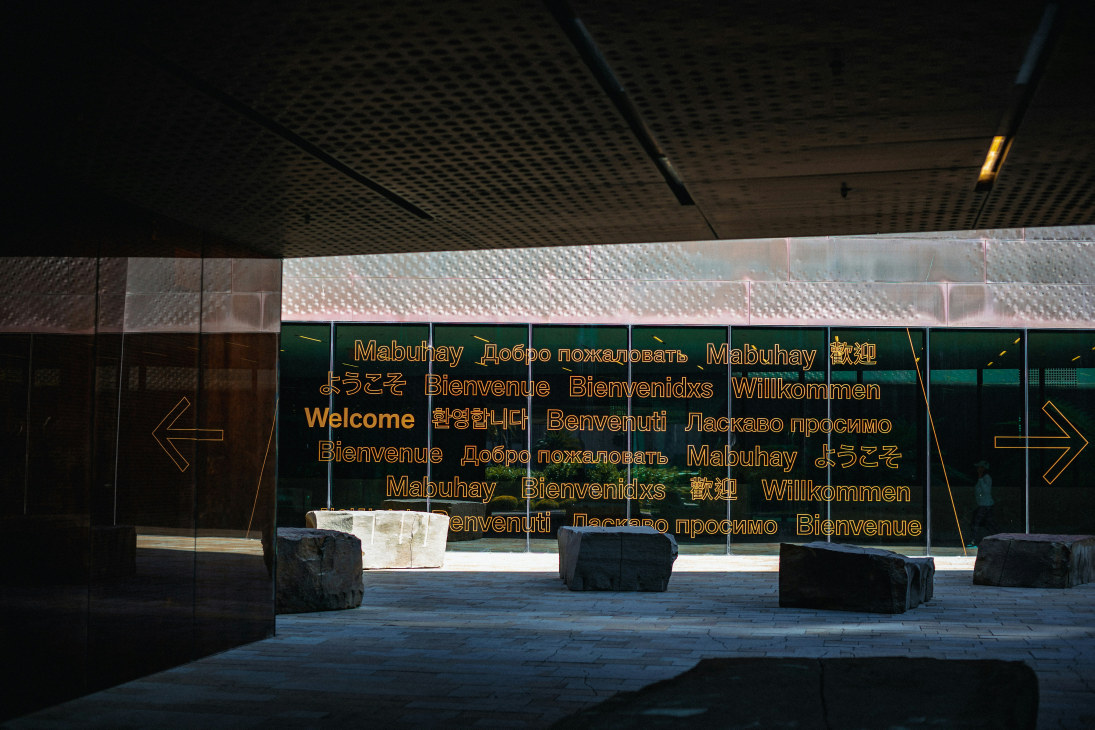
#> input picture example.jpg, 5472 x 3648 px (shown at 1/5 size)
$ python image_manipulation.py
#> lines starting #> are read from the running program, lines starting #| are printed output that depends on the picture
from PIL import Image, ImageFilter, ImageEnhance

def manipulate_image(input_path, output_path):
#> called with input_path = 'example.jpg', output_path = 'result.jpg'
    try:
        # Memuat gambar
        image = Image.open(input_path)
#> image is the input picture: PIL image 5472x3648 RGB; mean R, G, B 44.2, 45.7, 43.1
        print("Gambar berhasil dimuat")

        # Operasi Cropping dengan validasi ukuran
        if image.width > 200 and image.height > 200:
            cropped_image = image.crop((10, 10, 200, 200))
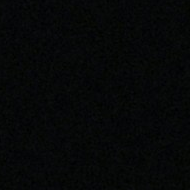
#> cropped_image: PIL image 190x190 RGB; mean R, G, B 5.95, 7.54, 7.61
            cropped_image.save('cropped_' + output_path)
            print("Cropping berhasil")
        else:
            raise ValueError("Gambar terlalu kecil untuk di-crop ke ukuran 200x200")

        # Operasi Resizing dengan rasio aspek yang dipertahankan
        resized_image = cropped_image.resize((100, 100), Image.Resampling.LANCZOS)
        resized_image.save('resized_' + output_path)
        print("Resizing berhasil")

        # Operasi Filtering
        filtered_image = resized_image.filter(ImageFilter.BLUR)
        filtered_image.save('filtered_' + output_path)
        print("Filtering berhasil")

        # Operasi Pengaturan Kecerahan
        enhancer = ImageEnhance.Brightness(filtered_image)
        bright_image = enhancer.enhance(1.5)
        bright_image.save('bright_' + output_path)
        print("Pengaturan kecerahan berhasil")

        # Operasi Penggabungan Gambar
        combined_image = Image.blend(filtered_image, bright_image, alpha=0.5)
        combined_image.save('combined_' + output_path)
        print("Penggabungan gambar berhasil")

    except Exception as e:
        print(f"Terjadi kesalahan: {e}")

if __name__ == "__main__":
    manipulate_image('example.jpg', 'result.jpg')
